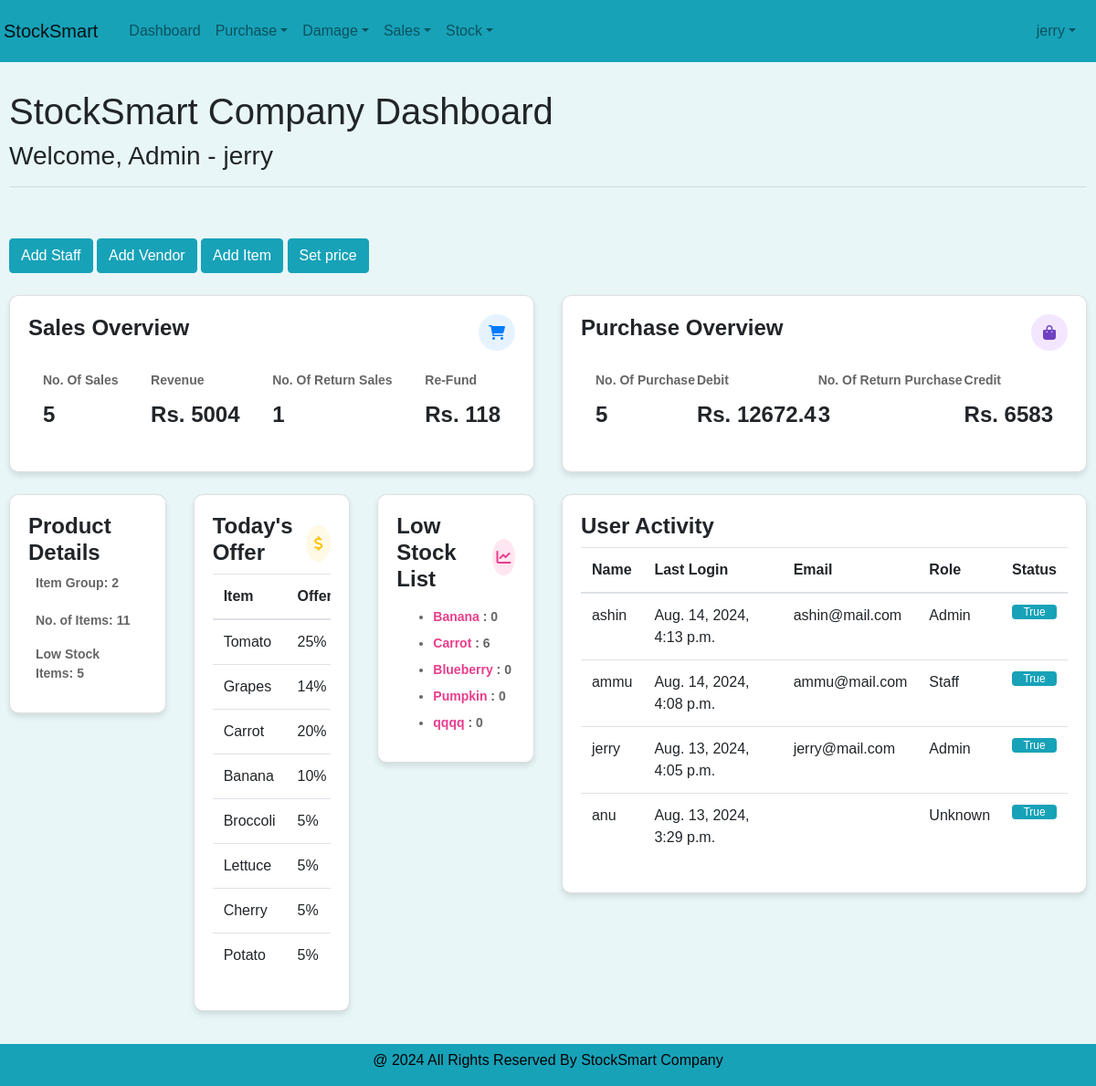
Screenshot of /index/ (signed in) with the database file from the repository.
### User/models.py (models this page shows)
class User(AbstractUser):
    MY_ROLES =[
        ('Admin','Admin'),
        ('Staff','Staff'),
    ]
    role = models.CharField(max_length=50, choices=MY_ROLES)

### Core/models.py (models this page shows, shortened)
class priceTable(models.Model):
    pt_item= models.OneToOneField(itemTable, on_delete=models.CASCADE)
    pt_sellingPrice= models.DecimalField(max_digits=10, decimal_places=2,null=True, blank=True, default=0)
    pt_tax= models.PositiveIntegerField(null=True, blank=True, default=0)
    pt_offer=models.PositiveIntegerField(null=True, blank=True, default=0)
    pt_timestamp= models.DateTimeField(auto_now_add=True)

class itemTable(models.Model):
    UNIT_CHOICES = [
        ('Kilogram', 'Kg'),
        ('Pieces', 'Pcs'),
    ]
    CATEGORY_CHOICE = [
        ('Vegetables','Veg'),
        ('Fruits','Fru'),
    ]
    item_name = models.CharField(max_length=50,null=True, blank=True, unique=True)
    item_category = models.CharField(max_length=50, choices=CATEGORY_CHOICE)
    item_unit = models.CharField(max_length=15, choices=UNIT_CHOICES)

### User/views.py (the view)
# urls.py: path('index/', views.index, name="index"),
@login_required
@admin_required
def index(request):
    if request.user.role == "Admin":
        base_template = 'user/Index.html'
    elif request.user.role == "Staff":
        base_template = 'user/staff_index.html'
    else:
        base_template = 'user/trial_success.html'
    low_stock_count, item_count, category_count = product_details()
    sorted_items = todays_offer()
    low_stock_list = lowstock_list()
    active_user_list = user_activity()
    purchaseSum, purchaseNo, purchaseReturnSum, purchaseReturnNo = purchase_overview()
    salesSum, salesNo, salesReturnSum, salesReturnNo = sales_overview()
    context ={
        'base_template': base_template,
        'user': request.user,
        'low_stock_list': low_stock_list,
        'low_stock_count':low_stock_count,
        'item_count':item_count,
        'category_count':category_count,
        'sorted_items':sorted_items,
        'active_user_list':active_user_list,
        'purchaseSum':purchaseSum,
        'purchaseNo':purchaseNo,
        'purchaseReturnSum':purchaseReturnSum,
        'purchaseReturnNo':purchaseReturnNo,
        'salesSum': salesSum,
        'salesNo': purchaseNo,
        'salesReturnSum': salesReturnSum,
        'salesReturnNo': salesReturnNo,
    }
    return render(request, "user/Index.html", context)

### templates/user/Index.html (shortened to what this page needs)
<!DOCTYPE html>
<html lang="en">
<head>
    <link href="https://maxcdn.bootstrapcdn.com/bootstrap/4.5.2/css/bootstrap.min.css" rel="stylesheet">
    <link href="https://cdnjs.cloudflare.com/ajax/libs/font-awesome/6.0.0-beta3/css/all.min.css" rel="stylesheet">
</head>
<body>
    <div class="d-flex" style="background-color: rgb(232, 246, 247);">
        <div class="flex-grow-1">
            <nav class="navbar p-1 navbar-expand-lg navbar-light bg-info">
                <a class="navbar-brand" href="#">StockSmart</a>
                <div class="bg-info collapse navbar-collapse my-0" id="navbarNav">
                    <ul class="navbar-nav">
                        <li class="nav-item">
                            <a class="nav-link bg-info" href="{% url 'index' %}">Dashboard</a>
                        </li>
                        <li class="bg-info nav-item dropdown">
                            <a class="nav-link dropdown-toggle" href="#" id="navbarPurchaseDropdown" role="button" data-toggle="dropdown" aria-haspopup="true" aria-expanded="false">Purchase</a>
                        </li>
                        <li class="nav-item dropdown">
                            <a class="nav-link dropdown-toggle" href="#" id="navbarDamageDropdown" role="button" data-toggle="dropdown" aria-haspopup="true" aria-expanded="false">Damage</a>
                        </li>
                        <li class="nav-item dropdown">
                            <a class="nav-link dropdown-toggle" href="#" id="navbarSalesDropdown" role="button" data-toggle="dropdown" aria-haspopup="true" aria-expanded="false">Sales</a>
                        </li>
                        <li class="nav-item dropdown">
                            <a class="nav-link dropdown-toggle" href="#" id="navbarStockDropdown" role="button" data-toggle="dropdown" aria-haspopup="true" aria-expanded="false">Stock</a>
                        </li>
                    </ul>
                    <ul class="navbar-nav ml-auto">
                        <li class="nav-item dropdown">
                            <a class="nav-link dropdown-toggle" href="#" id="navbarUserDropdown" role="button" data-toggle="dropdown" aria-haspopup="true" aria-expanded="false">{{ user.username }}</a>
                        </li>
                    </ul>
                </div>
            </nav>
            <div class="content">
                {% block content %}
                <h1>StockSmart Company Dashboard</h1>
                <h3>Welcome, {{ user.role }} - {{ user.username }} </h3>
                <hr> <br>
                <a href="{% url 'myadmin:index' %}"><button type="button" class="btn btn-info">Add Staff</button></a>
                <a href="{% url 'vendor_pg' %}"><button type="button" class="btn btn-info">Add Vendor</button></a>
                <a href="{% url 'item_pg' %}"><button type="button" class="btn btn-info">Add Item</button></a>
                <a href="{% url 'price_pg' %}"><button type="button" class="btn btn-info">Set price</button></a>
                <div class=" mt-4">
        <div class="row ">
            <div class="col-md-6 mb-4">
                <div class="card">
                    <div class="card-body">
                        <div class="d-flex justify-content-between align-items-center"><h5 class="card-text">Sales Overview</h5>
                            <div class="icon-bg bg-light-blue">
                                <i class="fas fa-shopping-cart text-blue"></i>
                            </div>
                        </div>
                        <div class="row d-flex justify-content-between my-3 mx-2 px-2 py-2">
                                <div>
                                <h5 class="card-title">No. Of Sales</h5>
                                <p class="card-text">{{salesNo}}</p>
                            </div>
                            <div>
                                <h5 class="card-title">Revenue</h5>
                                <p class="card-text">Rs. {{salesSum}}</p>
                            </div>
                             <div>
                                <h5 class="card-title">No. Of Return Sales</h5>
                                <p class="card-text">{{salesReturnNo}}</p>
                            </div>
                            <div>
                                <h5 class="card-title">Re-Fund</h5>
                                <p class="card-text">Rs. {{salesReturnSum}}</p>
                            </div>
                            </div>
                    </div>
                </div>
            </div>
            <div class="col-md-6 mb-4">
                <div class="card">
                    <div class="card-body">
                        <div class="d-flex justify-content-between align-items-center">
                            <h5 class="card-text">Purchase Overview</h5>
                            <div class="icon-bg bg-light-purple">
                                <i class="fas fa-shopping-bag text-purple"></i>
                            </div>
                        </div>
                        <div class="row d-flex justify-content-between my-3 mx-2 px-2 py-2">
                                <div>
                                <h5 class="card-title">No. Of Purchase</h5>
                                <p class="card-text">{{purchaseNo}}</p>
                            </div>
                            <div>
                                <h5 class="card-title">Debit</h5>
                                <p class="card-text">Rs. {{purchaseSum}}</p>
                            </div>
                            <div>
                                <h5 class="card-title">No. Of Return Purchase</h5>
                                <p class="card-text">{{purchaseReturnNo}}</p>
                            </div>
                            <div>
                                <h5 class="card-title">Credit</h5>
                                <p class="card-text">Rs. {{purchaseReturnSum}}</p>
                            </div>
                            </div>
                    </div>
                </div>
            </div>
        </div>
        <div class="row mb-5">
            <div class="col-md-2 mb-4">
                <div class="card">
                    <div class="card-body">
                         <div class="d-flex justify-content-between align-items-center">
                        <h5 class="card-text">Product Details</h5>
                            </div>
                        <p class="mb-1 card-title p-2">Item Group: <strong>{{category_count}}</strong></p>
                        <p class="mb-0 card-title p-2">No. of Items: <strong>{{item_count}}</strong></p>
                        <p class="mb-1 card-title p-2">Low Stock Items: <strong>{{low_stock_count}}</strong></p>
                    </div>
                </div>
            </div>
            <div class="col-md-2 mb-4">
                <div class="card">
                    <div class="card-body">
                         <div class="d-flex justify-content-between align-items-center">
                        <h5 class="card-text">Today's Offer</h5>
                        <div class="icon-bg bg-light-yellow">
                                <i class="fas fa-dollar-sign text-yellow"></i>
                            </div>
                            </div>
                        <div class="table-responsive">
                    <table class="table table-hover">
                        <thead>
                            <tr>
                                <th>Item</th>
                                <th>Offer</th>
                            </tr>
                        </thead>
                        <tbody>
                        {% for i in sorted_items %}
                            <tr>
                                <td>{{i.pt_item.item_name}}</td>
                                <td>{{i.pt_offer}}%</td>
                            </tr>
                        {% endfor %}
                        </tbody>
                    </table>
                </div>
                    </div>
                </div>
            </div>
            <div class="col-md-2 mb-4">
                <div class="card">
                    <div class="card-body">
                         <div class="d-flex justify-content-between align-items-center">
                        <h5 class="card-text">Low Stock List</h5>
                                <div class="icon-bg bg-light-pink">
                                <i class="fas fa-chart-line text-pink"></i>
                            </div>
                            </div>
                            {% if low_stock_list %}
                                <ul class="card-title">
                                    {% for i in low_stock_list %}
                                    <li class="pt-2">
                                        <span class="text-pink">{{i.0}} </span> <span class="ms-5"> : {{i.1}} </span></li>
                                    {% endfor %}
                                </ul>
                                {% else %}
                                <p>No item with Low stock </p>
                                {% endif %}
                            </div>
                        </div>
                    </div>
            <div class="col-md-6 mb-4">
        <div class="card">
            <div class="card-body">
                <h5 class="card-text">User Activity</h5>
                <div class="table-responsive">
                    <table class="table table-hover">
                        <thead>
                            <tr>
                                <th>Name</th>
                                <th>Last Login</th>
                                <th>Email</th>
                                <th>Role</th>
                                <th>Status</th>
                            </tr>
                        </thead>
                        <tbody>
                        {% for i in active_user_list %}
                            <tr>
                                <td>{{i.0}}</td>
                                <td>{{i.1}}</td>
                                <td>{{i.2}}</td>
                                <td><span class="status active">{{i.3}}</span></td>
                                <td>
                                    <div class="progress">
                                        <div class="progress-bar bg-info" role="progressbar" style="width: 100%;" aria-valuenow="{{i.4}}" aria-valuemin="0" aria-valuemax="{{i.4}}">{{i.4}}</div>
                                    </div>
                                </td>
                            </tr>
                        {% endfor %}
                        </tbody>
                    </table>
                </div>
            </div>
        </div>
    </div>
        </div>
</div>
                {% endblock %}
            </div>
            <div class="footer bg-info">
                <p>@ 2024 All Rights Reserved By StockSmart Company</p>
            </div>
        </div>
    </div>
</body>
</html>

### rows the page displays
User: username "jerry", role "Admin", username "jerry", last_login "Aug. 13, 2024, 4:05 p.m.", email "jerry@mail.com", role "Admin"
priceTable: pt_item.item_name "Tomato", pt_offer "25"
priceTable: pt_item.item_name "Grapes", pt_offer "14"
priceTable: pt_item.item_name "Carrot", pt_offer "20"
priceTable: pt_item.item_name "Banana", pt_offer "10"
priceTable: pt_item.item_name "Broccoli", pt_offer "5"
priceTable: pt_item.item_name "Lettuce", pt_offer "5"
priceTable: pt_item.item_name "Cherry", pt_offer "5"
priceTable: pt_item.item_name "Potato", pt_offer "5"
itemTable: item_name "Banana"
itemTable: item_name "Carrot"
itemTable: item_name "Blueberry"
itemTable: item_name "Pumpkin"
itemTable: item_name "qqqq"
User: username "ashin", last_login "Aug. 14, 2024, 4:13 p.m.", email "ashin@mail.com", role "Admin"
User: username "ammu", last_login "Aug. 14, 2024, 4:08 p.m.", email "ammu@mail.com", role "Staff"
User: username "anu", last_login "Aug. 13, 2024, 3:29 p.m.", role "Unknown"

### other values shown
{{ salesNo }} "5"
{{ salesSum }} "5004"
{{ salesReturnNo }} "1"
{{ salesReturnSum }} "118"
{{ purchaseNo }} "5"
{{ purchaseSum }} "12672.4"
{{ purchaseReturnNo }} "3"
{{ purchaseReturnSum }} "6583"
{{ category_count }} "2"
{{ item_count }} "11"
{{ low_stock_count }} "5"
{{ i.1 }} "0" "6" "0" "0" "0"
{{ i.4 }} "True" "True" "True" "True"
